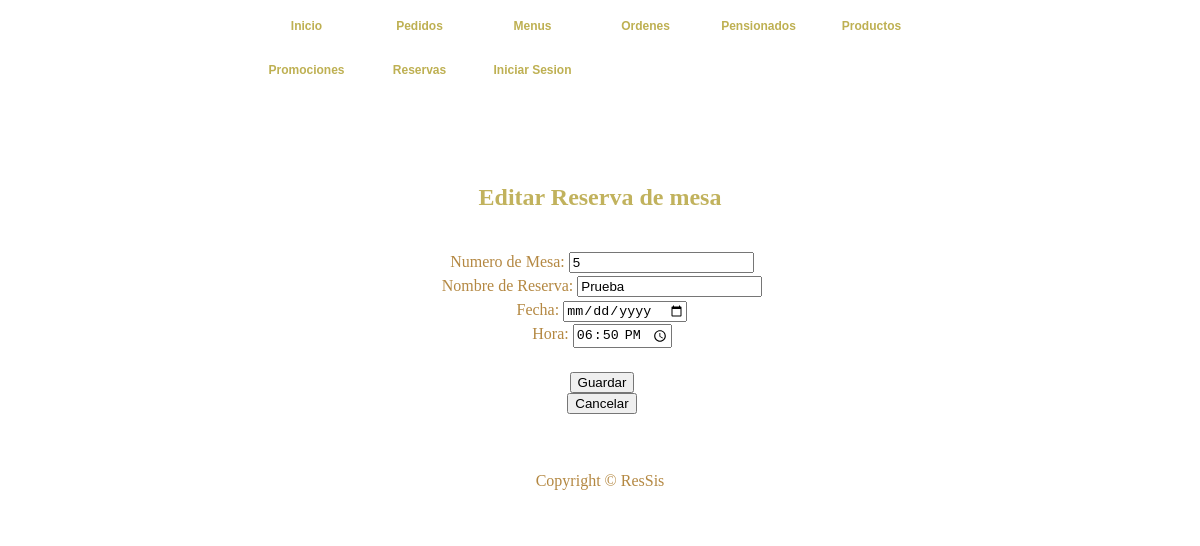
/ReservaMesas/editar_reserva.php?aux=19 (signed in), run on the app's committed database.
### tables this page shows
CREATE TABLE IF NOT EXISTS `reserva_mesa` (
  `cod_reserva_mesa` bigint(12) NOT NULL AUTO_INCREMENT,
  `num_mesa` int(2) NOT NULL,
  `nombre_cliente` varchar(40) NOT NULL,
  `fecha` date NOT NULL,
  `hora` time NOT NULL,
  `estado` tinyint(1) NOT NULL,
  `terminada` tinyint(1) NOT NULL,
  PRIMARY KEY (`cod_reserva_mesa`)
);

### ReservaMesas/editar_reserva.php (the view, shortened to what this page needs)
<!DOCTYPE html PUBLIC "-//W3C//DTD XHTML 1.0 Transitional//EN" "http://www.w3.org/TR/xhtml1/DTD/xhtml1-transitional.dtd">
<HTML xmlns="http://www.w3.org/1999/xhtml">
	<HEAD>
	<link href="../CSS/templatemo_style.css" rel="stylesheet" type="text/css" />
</HEAD>
<BODY>
<div id="templatemo_container">
			<div class="templatemo_topmenu">
				<ul>
      				<li><a href="../index.html" >Inicio</a></li>
      				<li><a href="../Pedidos/index.php" >Pedidos</a></li>
      				<li><a href="../Menus/listaMenuDiario.php" >Menus</a></li>
				    <li><a href="../Ordenes/index.php">Ordenes</a></li>
				    <li><a href="../Pensionados/listaPensionados.php">Pensionados</a></li>
				    <li><a href="../Productos/listaProductos.php">Productos</a></li>
				    <li><a href="../principalMarketing.php">Promociones</a></li>
				    <li><a href="index.php" class="current">Reservas</a></li>
				    <li><a href="../Usuarios/login.php">Iniciar Sesion</a></li>
      			</ul>
			 </div>
			<div id="templatemo_topsection">Editar Reserva de mesa<br></div>
			<BR>
		<div id="templatemo_content_section">
	<CENTER>
	<?php
		$id=$_GET["aux"];
		$res=mysql_query("SELECT * FROM reserva_mesa Where cod_reserva_mesa='$id'");
		$data = mysql_fetch_row($res);
	?>
		<form action="guardar_reserva_editada.php" method="POST">
  			Numero de Mesa: <input type="text" name="mesa" value="<?php echo $data[1]; ?>"/> </br>
  			Nombre de Reserva: <input type="text" name="nombre" value="<?php echo $data[2]; ?>"/> </br>
  			Fecha: <input type="date" name="fecha" value="<?php echo date_create($data[3])->format('d-m-Y'); ?>"/></br>
  			Hora: <input type="time" name="hora" value="<?php echo $data[4]; ?>"><br><br>
  			<input type="Submit" name="Guardar" value="Guardar">
		</form>
		<form action="listaProductos.php">
			<input type = "submit" name="Cancelar" value = "Cancelar">
		</form>
		</CENTER>
		</div>
			<BR><BR>
		<div id="templatemo_footer">Copyright © ResSis</div>
</BODY>
</HTML>

### CSS/templatemo_style.css (style rules this page uses)
html { background: url(images/templatemo_html_bg.jpg) repeat; }
body { margin: 0; padding:0; font-family: "Times New Roman", Times, serif; font-size: 16px; line-height: 1.5em; color: #b48842; background: url(images/templatemo_body_bg.jpg) repeat-x center top; width: 100%; display: table; }
a:link, a:visited { color: #c89d59; text-decoration: none; }
#templatemo_container { width: 806px; margin: auto; }
.templatemo_topmenu { margin: auto; width: 700px; position:relative; }
.templatemo_topmenu ul { list-style: none; padding: 0px; margin: 0px; }
.templatemo_topmenu li { display: inline; }
.templatemo_topmenu li a { float: left; font-family: Arial, Helvetica, sans-serif; font-size: 12px; font-weight: bold; text-align: center; color: #beb052; width: 103px; height: 30px; margin-left: 5px; margin-right: 5px; padding-top: 14px; }
.templatemo_topmenu li a:hover, .templatemo_topmenu li .current { color: #beb052; background: url(images/templatemo_button_hover.jpg) no-repeat; }
#templatemo_topsection { float: left; margin-top: 40px; width: 806px; height: 48px; color: #c1b25d; font-size: 24px; font-weight: bold; padding-top: 50px; line-height: 1.6em; text-align: center; background: url(images/templatemo_title_bg.jpg) no-repeat; }
#templatemo_content_section { float: left; width: 750px; text-align: justify; padding-left: 30px; }
#templatemo_footer { float: left; margin: auto; margin-top: 20px; text-align: center; padding-top: 35px; width: 806px; height: 50px; background: url(images/templatemo_footer.jpg) no-repeat; background-position: top; }

### data on the page
reserva_mesa: mesa "5", nombre "Prueba", hora "18:50:00"
